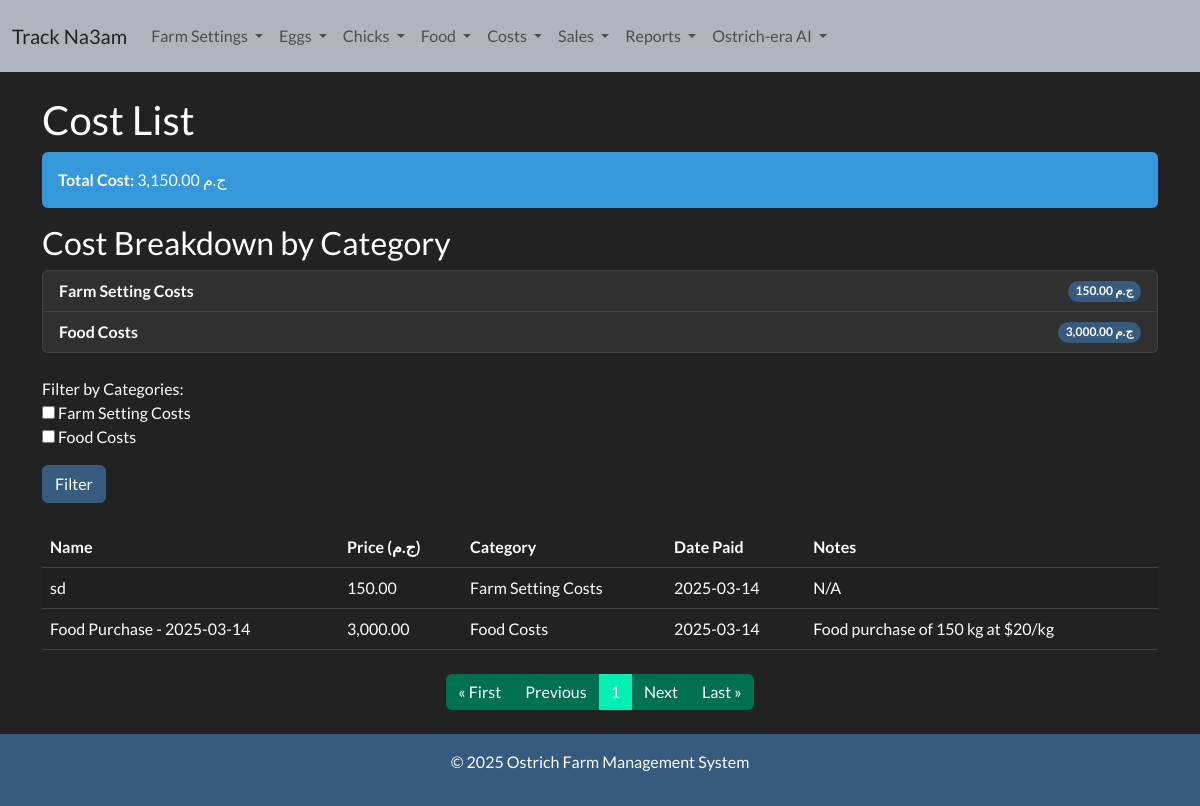
Page /cost-list/ on the earlier database version.
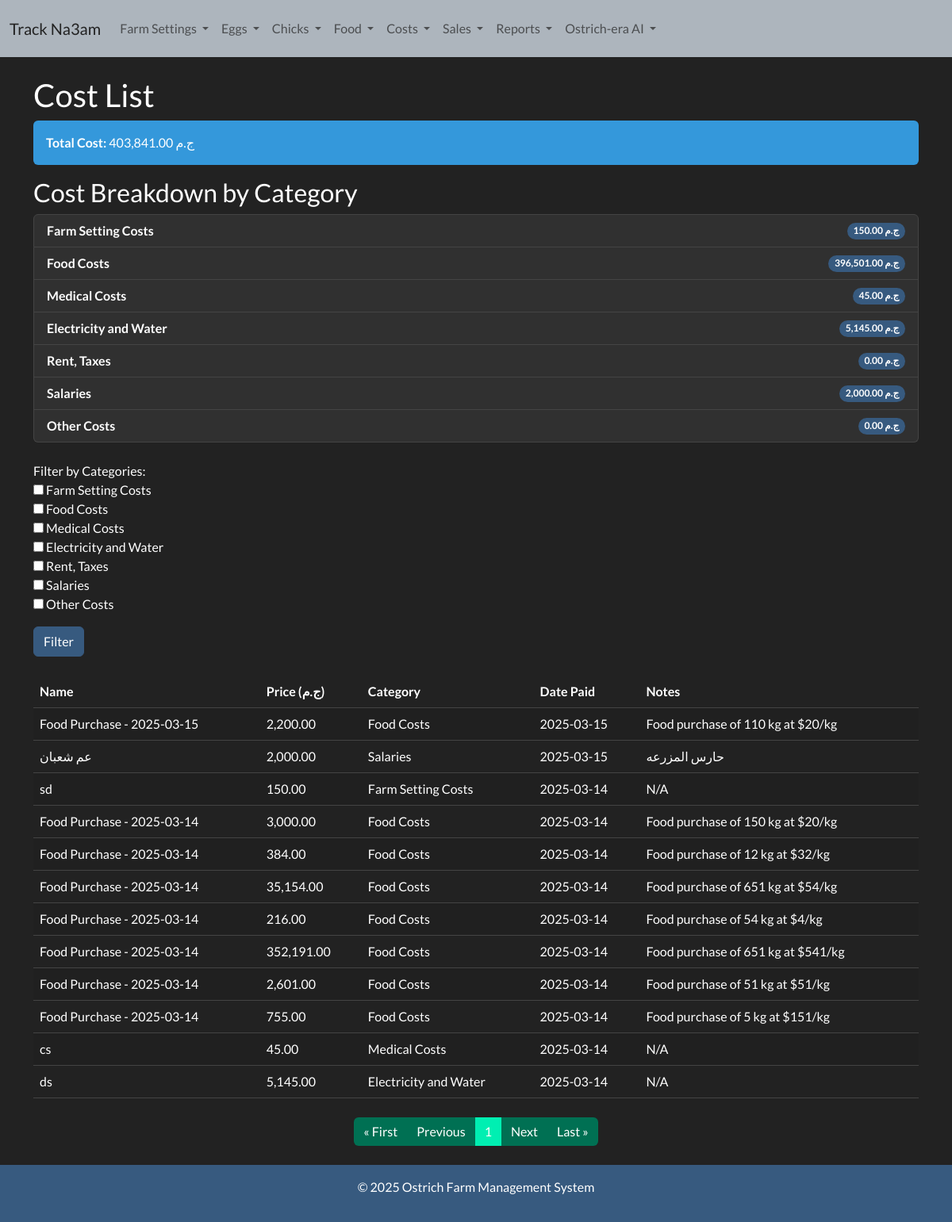
Same page on the later database version.
### ostrich/models.py (models this page shows, shortened)
class CostCategory(models.Model):
    name = models.CharField(max_length=100, unique=True)

class Cost(models.Model):
    name = models.CharField(max_length=200)
    price = models.DecimalField(max_digits=10, decimal_places=2)
    category = models.ForeignKey(CostCategory, on_delete=models.PROTECT, related_name='costs')
    date_paid = models.DateField(default=timezone.now, null=True, blank=True)  # For periodic costs
    notes = models.TextField(blank=True, null=True)  # Optional notes field

### ostrich/views.py (the view)
# urls.py: path('cost-list/', views.cost_list, name='cost_list'),
def cost_list(request):
    costs = Cost.objects.all().order_by('-date_paid')
    selected_categories = request.GET.getlist('categories')
    if selected_categories:
        costs = costs.filter(category__id__in=selected_categories)
    total_cost = costs.aggregate(total=Sum('price'))['total'] or 0
    category_totals = []
    for category in CostCategory.objects.all():
        total = category.costs.aggregate(total=Sum('price'))['total'] or 0
        category_totals.append({
            'category_name': category.name,
            'total': total,
        })
    paginator = Paginator(costs, 20)  # Show 20 costs per page
    page_number = request.GET.get('page')
    page_costs = paginator.get_page(page_number)
    categories = CostCategory.objects.all()
    context = {
        'page_costs': page_costs,
        'categories': categories,
        'selected_categories': selected_categories,
        'total_cost': total_cost,
        'category_totals': category_totals,
    }
    return render(request, 'costs/cost_list.html', context)

### templates/costs/cost_list.html
{% extends 'base.html' %}
{% load humanize %}
{% block content %}
<h2>Cost List</h2>
<div class="alert alert-info">
    <strong>Total Cost:</strong> {{ total_cost|floatformat:2|intcomma }} ج.م
</div>
<h3>Cost Breakdown by Category</h3>
<ul class="list-group">
    {% for category_total in category_totals %}
    <li class="list-group-item d-flex justify-content-between align-items-center">
        <strong>{{ category_total.category_name }}</strong>
        <span class="badge bg-primary rounded-pill">{{ category_total.total|floatformat:2|intcomma }} ج.م</span>
    </li>
    {% endfor %}
</ul>
<form method="get" class="mt-4">
    <div class="mb-3">
        <label>Filter by Categories:</label><br>
        {% for category in categories %}
        <input type="checkbox" name="categories" value="{{ category.id }}"
               {% if category.id in selected_categories %}checked{% endif %}>
        <label>{{ category.name }}</label><br>
        {% endfor %}
    </div>
    <button type="submit" class="btn btn-primary">Filter</button>
</form>
<table class="table table-striped mt-4">
    <thead>
        <tr>
            <th>Name</th>
            <th>Price (ج.م)</th>
            <th>Category</th>
            <th>Date Paid</th>
            <th>Notes</th>
        </tr>
    </thead>
    <tbody>
        {% for cost in page_costs %}
        <tr>
            <td>{{ cost.name }}</td>
            <td>{{ cost.price|floatformat:2|intcomma }}</td>
            <td>{{ cost.category.name }}</td>
            <td>{{ cost.date_paid|date:"Y-m-d" }}</td>
            <td>{{ cost.notes|default:"N/A" }}</td>
        </tr>
        {% empty %}
        <tr>
            <td colspan="5" class="text-center">No costs available.</td>
        </tr>
        {% endfor %}
    </tbody>
</table>
<nav aria-label="Page navigation" class="mt-4">
    <ul class="pagination justify-content-center">
        {% if page_costs.has_previous %}
        <li class="page-item">
            <a class="page-link" href="?page=1">&laquo; First</a>
        </li>
        <li class="page-item">
            <a class="page-link" href="?page={{ page_costs.previous_page_number }}">Previous</a>
        </li>
        {% else %}
        <li class="page-item disabled">
            <a class="page-link" href="#" tabindex="-1" aria-disabled="true">&laquo; First</a>
        </li>
        <li class="page-item disabled">
            <a class="page-link" href="#" tabindex="-1" aria-disabled="true">Previous</a>
        </li>
        {% endif %}
        <li class="page-item active" aria-current="page">
            <span class="page-link">{{ page_costs.number }}</span>
        </li>
        {% if page_costs.has_next %}
        <li class="page-item">
            <a class="page-link" href="?page={{ page_costs.next_page_number }}">Next</a>
        </li>
        <li class="page-item">
            <a class="page-link" href="?page={{ page_costs.paginator.num_pages }}">Last &raquo;</a>
        </li>
        {% else %}
        <li class="page-item disabled">
            <a class="page-link" href="#" tabindex="-1" aria-disabled="true">Next</a>
        </li>
        <li class="page-item disabled">
            <a class="page-link" href="#" tabindex="-1" aria-disabled="true">Last &raquo;</a>
        </li>
        {% endif %}
    </ul>
</nav>
{% endblock %}

Differences in the rows shown:
added CostCategory: category_name "Medical Costs", name "Medical Costs"
added CostCategory: category_name "Electricity and Water", name "Electricity and Water"
added CostCategory: category_name "Rent, Taxes", name "Rent, Taxes"
added CostCategory: category_name "Salaries", name "Salaries"
added CostCategory: category_name "Other Costs", name "Other Costs"
added Cost: name "Food Purchase - 2025-03-15", price "2,200.00", category.name "Food Costs", date_paid "2025-03-15", notes "Food purchase of 110 kg at $20/kg"
added Cost: name "عم شعبان", price "2,000.00", category.name "Salaries", date_paid "2025-03-15", notes "حارس المزرعه"
added Cost: name "Food Purchase - 2025-03-14", price "384.00", category.name "Food Costs", date_paid "2025-03-14", notes "Food purchase of 12 kg at $32/kg"
added Cost: name "Food Purchase - 2025-03-14", price "35,154.00", category.name "Food Costs", date_paid "2025-03-14", notes "Food purchase of 651 kg at $54/kg"
added Cost: name "Food Purchase - 2025-03-14", price "216.00", category.name "Food Costs", date_paid "2025-03-14", notes "Food purchase of 54 kg at $4/kg"
added Cost: name "Food Purchase - 2025-03-14", price "352,191.00", category.name "Food Costs", date_paid "2025-03-14", notes "Food purchase of 651 kg at $541/kg"
added Cost: name "Food Purchase - 2025-03-14", price "2,601.00", category.name "Food Costs", date_paid "2025-03-14", notes "Food purchase of 51 kg at $51/kg"
added Cost: name "Food Purchase - 2025-03-14", price "755.00", category.name "Food Costs", date_paid "2025-03-14", notes "Food purchase of 5 kg at $151/kg"
added Cost: name "cs", price "45.00", category.name "Medical Costs", date_paid "2025-03-14", notes "N/A"
added Cost: name "ds", price "5,145.00", category.name "Electricity and Water", date_paid "2025-03-14", notes "N/A"
Other differences:
{{ total_cost|floatformat:2|intcomma }}: "3,150.00" → "403,841.00"
new list line: "Food Costs"
new list line: "396,501.00 ج.م"
new list line: "45.00 ج.م"
new list line: "5,145.00 ج.م"
new list line: "0.00 ج.م"
new list line: "2,000.00 ج.م"
list line gone: "Food Costs"
list line gone: "3,000.00 ج.م"
